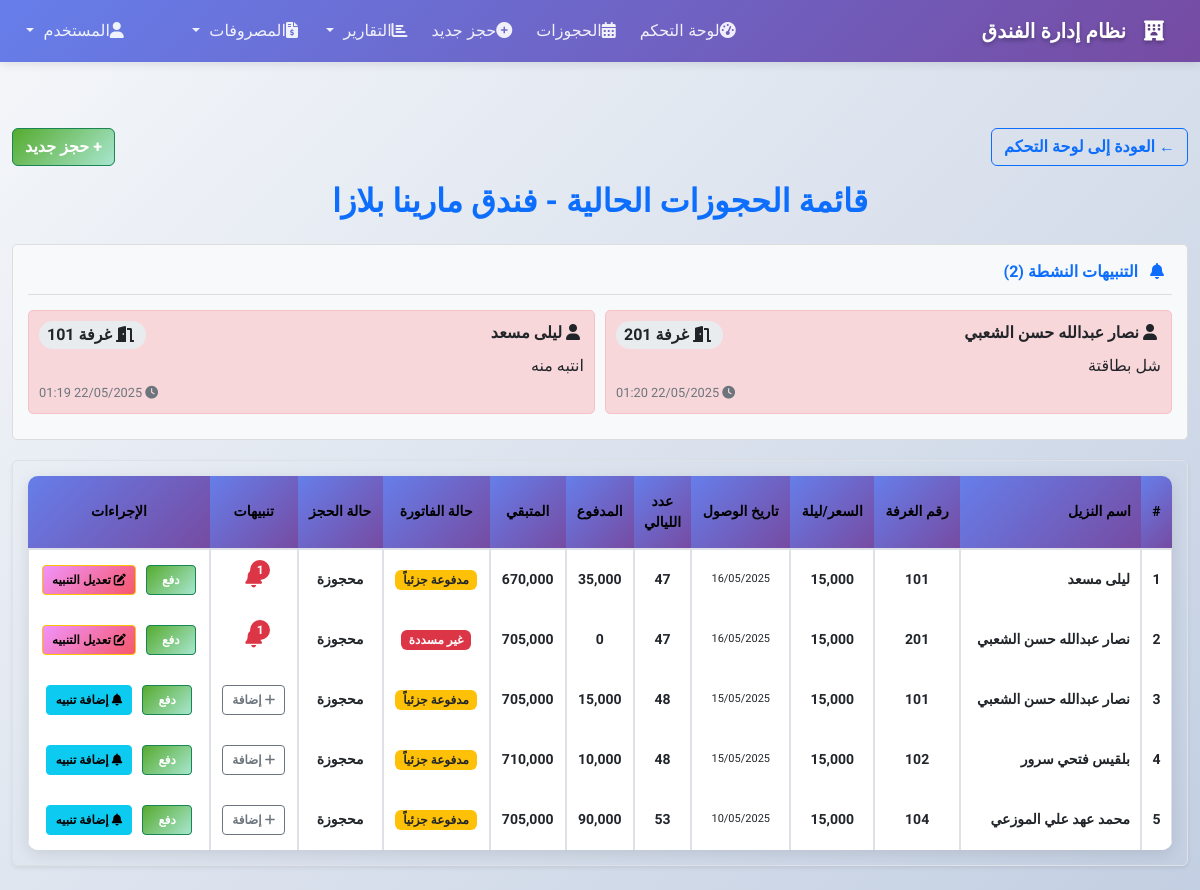
/admin/bookings/list.php (signed in), run on the app's committed database.
### tables this page shows
CREATE TABLE `booking_notes` (
  `note_id` int(11) NOT NULL,
  `booking_id` int(11) NOT NULL,
  `note_text` text NOT NULL,
  `alert_type` enum('high','medium','low') NOT NULL DEFAULT 'medium',
  `alert_until` datetime DEFAULT NULL,
  `is_active` tinyint(1) DEFAULT '1',
  `created_at` datetime NOT NULL,
  `created_by` varchar(50) DEFAULT NULL
);

CREATE TABLE `bookings` (
  `booking_id` int(11) NOT NULL,
  `guest_id` int(11) DEFAULT NULL,
  `guest_name` varchar(100) NOT NULL,
  `guest_id_type` enum('بطاقة شخصية','رخصة قيادة','جواز سفر') NOT NULL,
  `guest_id_number` varchar(50) NOT NULL,
  `guest_id_issue_date` date DEFAULT NULL,
  `guest_id_issue_place` varchar(50) DEFAULT NULL,
  `guest_phone` varchar(20) NOT NULL,
  `guest_nationality` varchar(50) DEFAULT NULL,
  `guest_email` varchar(100) DEFAULT NULL,
  `guest_address` text,
  `guest_created_at` timestamp NOT NULL DEFAULT CURRENT_TIMESTAMP,
  `room_number` varchar(10) NOT NULL,
  `checkin_date` datetime NOT NULL,
  `checkout_date` datetime DEFAULT NULL,
  `status` enum('شاغرة','محجوزة') NOT NULL DEFAULT 'محجوزة' COMMENT 'حالة الحجز',
  `notes` text,
  `created_at` timestamp NOT NULL DEFAULT CURRENT_TIMESTAMP,
  `expected_nights` int(11) DEFAULT '1' COMMENT 'عدد الليالي المتوقع',
  `actual_checkout` datetime DEFAULT NULL,
  `calculated_nights` int(11) DEFAULT '1',
  `last_calculation` timestamp NOT NULL DEFAULT CURRENT_TIMESTAMP ON UPDATE CURRENT_TIMESTAMP
);

CREATE TABLE `rooms` (
  `room_number` varchar(10) NOT NULL,
  `type` varchar(50) NOT NULL,
  `price` decimal(10,2) NOT NULL,
  `status` enum('شاغرة','محجوزة') NOT NULL DEFAULT 'شاغرة' COMMENT 'حالة الغرفة'
);

### admin/bookings/list.php (the view, shortened to what this page needs)
<?php
include_once '../../includes/db.php';
include_once '../../includes/header.php';
$conn->set_charset("utf8mb4");
$query = "
    SELECT
        b.booking_id,
        b.guest_name,
        b.room_number,
        r.price AS room_price,
        DATE_FORMAT(b.checkin_date, '%d/%m/%Y') AS checkin_date,
        CASE
            WHEN b.actual_checkout IS NULL
            THEN DATEDIFF(CURRENT_DATE(), b.checkin_date) +
                 (CASE WHEN TIME(CURRENT_TIME()) > '13:00:00' THEN 1 ELSE 0 END)
            ELSE DATEDIFF(b.actual_checkout, b.checkin_date)
        END AS nights,
        IFNULL((SELECT SUM(amount) FROM payment WHERE booking_id = b.booking_id), 0) AS paid_amount,
        (r.price * (
            CASE
                WHEN b.actual_checkout IS NULL
                THEN DATEDIFF(CURRENT_DATE(), b.checkin_date) +
                     (CASE WHEN TIME(CURRENT_TIME()) > '13:00:00' THEN 1 ELSE 0 END)
                ELSE DATEDIFF(b.actual_checkout, b.checkin_date)
            END
        )) - IFNULL((SELECT SUM(amount) FROM payment WHERE booking_id = b.booking_id), 0) AS remaining_amount,
        b.status,
        b.notes,
        (SELECT COUNT(*) FROM booking_notes WHERE booking_id = b.booking_id AND is_active = 1 AND (alert_until IS NULL OR alert_until > NOW())) AS has_alerts
    FROM bookings b
    JOIN rooms r ON b.room_number = r.room_number
    WHERE b.status != 'غادر' AND b.actual_checkout IS NULL
    ORDER BY b.checkin_date DESC
";
$result = $conn->query($query);
$alerts_query = "
    SELECT
        bn.note_id,
        bn.booking_id,
        bn.note_text,
        bn.alert_type,
        bn.created_at,
        b.guest_name,
        b.room_number
    FROM booking_notes bn
    JOIN bookings b ON bn.booking_id = b.booking_id
    WHERE bn.is_active = 1
    AND (bn.alert_until IS NULL OR bn.alert_until > NOW())
    AND b.status != 'غادر' AND b.actual_checkout IS NULL
    ORDER BY bn.created_at DESC
";
$alerts_result = $conn->query($alerts_query);
$active_alerts = [];
if ($alerts_result && $alerts_result->num_rows > 0) {
    while ($alert = $alerts_result->fetch_assoc()) {
        $active_alerts[$alert['booking_id']][] = $alert;
    }
}
?>
<!DOCTYPE html>
<html lang="ar" dir="rtl">
<head>
    <link href="https://cdn.jsdelivr.net/npm/bootstrap@5.3.0/dist/css/bootstrap.min.css" rel="stylesheet">
    <link href="https://cdnjs.cloudflare.com/ajax/libs/font-awesome/6.0.0/css/all.min.css" rel="stylesheet">
</head>
<body>
    <div class="container py-4">
        <div class="d-flex justify-content-between mb-3">
            <a href="../dash.php" class="btn btn-outline-primary fw-bold">
                ← العودة إلى لوحة التحكم
            </a>
            <a href="../bookings/add2.php" class="btn btn-success fw-bold">
                + حجز جديد
            </a>
        </div>
        <h2 class="text-center mb-4 text-primary fw-bold">قائمة الحجوزات الحالية - فندق مارينا بلازا</h2>
        <?php
        $total_alerts = 0;
        foreach ($active_alerts as $booking_alerts) {
            $total_alerts += count($booking_alerts);
        }
        if ($total_alerts > 0):
        ?>
        <div class="active-alerts-section">
            <div class="active-alerts-title">
                <i class="fas fa-bell me-2"></i> التنبيهات النشطة (<?= $total_alerts ?>)
            </div>
            <div class="active-alerts-container">
                <?php foreach ($active_alerts as $booking_id => $booking_alerts): ?>
                    <?php foreach ($booking_alerts as $alert): ?>
                        <div class="active-alert-item <?= $alert['alert_type'] ?>">
                            <div class="active-alert-header">
                                <span class="active-alert-guest">
                                    <i class="fas fa-user me-1"></i> <?= htmlspecialchars($alert['guest_name']) ?>
                                </span>
                                <span class="active-alert-room">
                                    <i class="fas fa-door-open me-1"></i> غرفة <?= htmlspecialchars($alert['room_number']) ?>
                                </span>
                            </div>
                            <div class="active-alert-text">
                                <?= htmlspecialchars($alert['note_text']) ?>
                            </div>
                            <div class="active-alert-time">
                                <i class="fas fa-clock me-1"></i> <?= date('d/m/Y H:i', strtotime($alert['created_at'])) ?>
                            </div>
                        </div>
                    <?php endforeach; ?>
                <?php endforeach; ?>
            </div>
        </div>
        <?php endif; ?>
        <div class="table-responsive rounded shadow-sm border">
            <table class="table table-bordered table-hover align-middle mb-0">
                <thead class="table-primary text-center">
                    <tr>
                        <th>#</th>
                        <th style="text-align: right;">اسم النزيل</th>
                        <th>رقم الغرفة</th>
                        <th>السعر/ليلة</th>
                        <th>تاريخ الوصول</th>
                        <th style="width: 5%;">عدد الليالي</th>
                        <th>المدفوع</th>
                        <th>المتبقي</th>
                        <th>حالة الفاتورة</th>
                        <th>حالة الحجز</th>
                        <th>تنبيهات</th>
                        <th>الإجراءات</th>
                    </tr>
                </thead>
                <tbody>
                    <?php if ($result && $result->num_rows > 0): ?>
                        <?php $counter = 1; ?>
                        <?php while ($row = $result->fetch_assoc()): ?>
                            <?php
                                $nights = max(1, $row['nights']);
                                $total_price = $row['room_price'] * $nights;
                                $remaining = max(0, $row['remaining_amount']);
                                $paid = $row['paid_amount'];
                                if ($paid >= $total_price) {
                                    $payment_status = 'مسددة';
                                    $payment_class = 'bg-success text-white';
                                } elseif ($paid > 0) {
                                    $payment_status = 'مدفوعة جزئياً';
                                    $payment_class = 'bg-warning';
                                } else {
                                    $payment_status = 'غير مسددة';
                                    $payment_class = 'bg-danger text-white';
                                }
                                $booking_status_labels = [
                                    'confirmed' => 'مؤكدة',
                                    'checked_in' => 'مقيمة حالياً',
                                    'checked_out' => 'مغادرة',
                                    'cancelled' => 'ملغية',
                                ];
                                $booking_status = $booking_status_labels[$row['status']] ?? htmlspecialchars($row['status']);
                            ?>
                            <tr>
                                <td class="text-center fw-bold"><?= $counter++; ?></td>
                                <td class="text-start fw-bold"><?= htmlspecialchars($row['guest_name']); ?></td>
                                <td class="text-center fw-bold"><?= htmlspecialchars($row['room_number']); ?></td>
                                <td class="text-center fw-bold"><?= number_format($row['room_price'], 0); ?></td>
                                <td class="text-center small-text"><?= htmlspecialchars($row['checkin_date']); ?></td>
                                <td class="text-center fw-bold small-col"><?= $nights; ?></td>
                                <td class="text-center fw-bold"><?= number_format($paid, 0); ?></td>
                                <td class="text-center fw-bold"><?= number_format($remaining, 0); ?></td>
                                <td class="text-center"><span class="badge <?= $payment_class; ?> fw-bold"><?= $payment_status; ?></span></td>
                                <td class="text-center fw-bold"><?= $booking_status; ?></td>
                                <td class="text-center">
                                    <?php if (isset($active_alerts[$row['booking_id']])): ?>
                                        <div class="alert-badge" data-booking-id="<?= $row['booking_id']; ?>">
                                            <span class="badge bg-danger"><?= count($active_alerts[$row['booking_id']]); ?></span>
                                        </div>
                                    <?php else: ?>
                                        <a href="add_note.php?id=<?= $row['booking_id']; ?>" class="btn btn-sm btn-outline-secondary">
                                            <i class="fas fa-plus"></i> إضافة
                                        </a>
                                    <?php endif; ?>
                                </td>
                                <td class="text-center">
                                    <div class="d-flex justify-content-center gap-2 flex-wrap">
                                        <a href="payment.php?id=<?= $row['booking_id']; ?>" class="btn btn-sm btn-success fw-bold">دفع</a>
                                        <?php if (isset($active_alerts[$row['booking_id']])): ?>
                                            <a href="add_note.php?id=<?= $row['booking_id']; ?>" class="btn btn-sm btn-warning fw-bold">
                                                <i class="fas fa-edit"></i> تعديل التنبيه
                                            </a>
                                        <?php else: ?>
                                            <a href="add_note.php?id=<?= $row['booking_id']; ?>" class="btn btn-sm btn-info fw-bold">
                                                <i class="fas fa-bell"></i> إضافة تنبيه
                                            </a>
                                        <?php endif; ?>
                                    </div>
                                </td>
                            </tr>
                        <?php endwhile; ?>
                    <?php else: ?>
                        <tr>
                            <td colspan="12" class="text-center py-3 text-muted fw-bold">لا توجد حجوزات حالية في الفندق</td>
                        </tr>
                    <?php endif; ?>
                </tbody>
            </table>
        </div>
    </div>
</body>
</html>

### data on the page
booking_notes: booking.guest_name "نصار عبدالله حسن الشعبي", booking.room_number "201", note_text "شل بطاقتة", created_at "22/05/2025 01:20"
booking_notes: booking.guest_name "ليلى مسعد", booking.room_number "101", note_text "انتبه منه", created_at "22/05/2025 01:19"
bookings: guest_name "ليلى مسعد", room_number "101", room_number.price "15,000", checkin_date "16/05/2025", nights "47", paid "35,000", remaining "670,000", payment_status "مدفوعة جزئياً", status "محجوزة", booking_id "1"
bookings: guest_name "نصار عبدالله حسن الشعبي", room_number "201", room_number.price "15,000", checkin_date "16/05/2025", nights "47", paid "0", remaining "705,000", payment_status "غير مسددة", status "محجوزة", booking_id "1"
bookings: guest_name "نصار عبدالله حسن الشعبي", room_number "101", room_number.price "15,000", checkin_date "15/05/2025", nights "48", paid "15,000", remaining "705,000", payment_status "مدفوعة جزئياً", status "محجوزة"
bookings: guest_name "بلقيس فتحي سرور", room_number "102", room_number.price "15,000", checkin_date "15/05/2025", nights "48", paid "10,000", remaining "710,000", payment_status "مدفوعة جزئياً", status "محجوزة"
bookings: guest_name "محمد عهد علي الموزعي", room_number "104", room_number.price "15,000", checkin_date "10/05/2025", nights "53", paid "90,000", remaining "705,000", payment_status "مدفوعة جزئياً", status "محجوزة"

### other printed values
$total_alerts "2"
